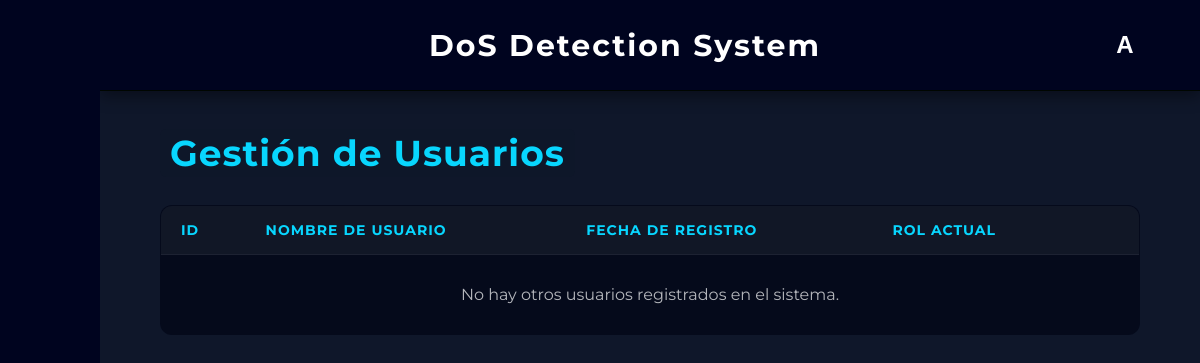
The page /admin/usuarios (signed in) on the database as committed earlier.
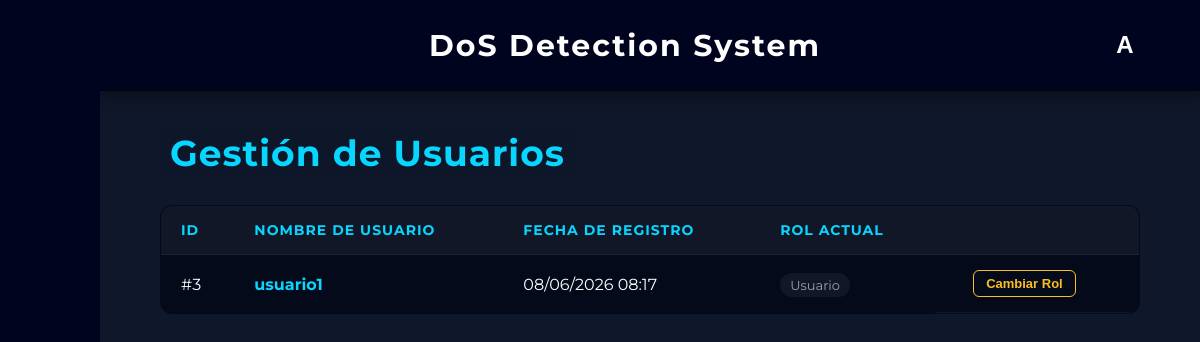
The same page on the database as committed later.
### app/models.py (models this page shows, shortened)
class User(db.Model):
    __tablename__ = 'usuarios'
    id = db.Column(db.Integer, primary_key=True)
    username = db.Column(db.String(50), unique=True, nullable=False)
    password_hash = db.Column(db.String(256), nullable=False)
    fecha_registro = db.Column(db.DateTime, default=datetime.now(pytz.timezone('Europe/Madrid')))
    is_admin = db.Column(db.Boolean, default=False)

### app/routes/pages/admin.py (the view)
@admin_bp.route("/admin/usuarios")
@admin_required
def gestion_usuarios():
    current_admin_id = session.get('user_id')
    usuarios = User.query.filter(User.id != current_admin_id).all()
    return render_template("admin_usuarios.html", usuarios=usuarios)

### app/routes/pages/admin.py (called while the page is built)
def admin_required(f):
    @wraps(f)
    def decorated_function(*args, **kwargs):
        if not session.get('is_admin'):
            flash("Acceso denegado. Se requieren permisos de administrador.", "error")
            return redirect(url_for('dashboard.dashboard'))
        return f(*args, **kwargs)
    return decorated_function

### app/templates/admin_usuarios.html (shortened to what this page needs)
{% extends "base.html" %}
{% block content %}
<div style="padding: 40px 60px;">
    <h2><span style="color: #08d6fe; background-color: #0f172ad3; padding: 2px 10px; border-radius: 6px; margin-bottom: 30px; font-size: 36px; letter-spacing: 1px;">Gestión de Usuarios</span></h2>
    <table class="glass-table" style="margin-top: 30px;">
        <thead>
            <tr>
                <th>ID</th>
                <th>Nombre de Usuario</th>
                <th>Fecha de Registro</th>
                <th>Rol Actual</th>
                <th style="text-align: center;"> </th>
            </tr>
        </thead>
        <tbody>
            {% for u in usuarios %}
            <tr>
                <td>#{{ u.id }}</td>
                <td>
                    <a href="{{ url_for('admin.ver_detalles', user_id=u.id) }}" style="color: #08d6fe; text-decoration: none; font-weight: bold; transition: color 0.2s;" onmouseover="this.style.color='#ffffff'" onmouseout="this.style.color='#08d6fe'">
                         {{ u.username }}
                    </a>
                </td>
                <td>{{ u.fecha_registro.strftime('%d/%m/%Y %H:%M') if u.fecha_registro else '---' }}</td>
                <td>
                    {% if u.is_admin %}
                        <span style="color: #ef4444; font-weight: bold; background: rgba(239, 68, 68, 0.1); padding: 4px 10px; border-radius: 20px; border: 1px solid #ef4444; font-size: 13px;">ADMIN</span>
                    {% else %}
                        <span style="color: #9ca3af; background: rgba(255, 255, 255, 0.05); padding: 4px 10px; border-radius: 20px; font-size: 13px;">Usuario</span>
                    {% endif %}
                </td>
                <td style="text-align: center; display: flex; justify-content: center; gap: 15px; align-items: center;">
                    <form action="{{ url_for('admin.toggle_admin', user_id=u.id) }}" method="POST" style="margin: 0;">
                        <button type="submit" style="background: transparent; color: #fbbf24; border: 1px solid #fbbf24; padding: 5px 12px; border-radius: 6px; font-size: 13px; font-weight: bold; cursor: pointer; transition: all 0.2s;" onmouseover="this.style.background='rgba(251, 191, 36, 0.1)'" onmouseout="this.style.background='transparent'">
                             Cambiar Rol
                        </button>
                    </form>
                </td>
            </tr>
            {% else %}
            <tr>
                <td colspan="5" style="text-align: center; padding: 30px; opacity: 0.7;">No hay otros usuarios registrados en el sistema.</td>
            </tr>
            {% endfor %}
        </tbody>
    </table>
</div>
{% endblock %}

### app/templates/base.html (shortened to what this page needs)
<!DOCTYPE html>
<html lang="en">
<head>
    <link rel='stylesheet' href='https://cdn-uicons.flaticon.com/2.2.0/uicons-regular-rounded/css/uicons-regular-rounded.css'>
    <link rel='stylesheet' href='https://cdn-uicons.flaticon.com/2.2.0/uicons-thin-rounded/css/uicons-thin-rounded.css'>
    <link rel="stylesheet" href="{{ url_for('static', filename='css/style.css') }}">
</head>
<body class="body-home">
    {% if request.endpoint not in ['main.index', 'auth.login', 'auth.register'] %}
        <div class="app-layout">
            <aside class="sidebar" id="appSidebar">
                <div class="sidebar-top">
                    <button class="side-btn hamburger" onclick="toggleSidebar()">
                    </button>
                </div>
                <div class="sidebar-middle">
                    <button class="side-btn" onclick="location.href='/dashboard'" title="Inicio">
                    </button>
                    <button class="side-btn" onclick="location.href='/dispositivos'" title="Dispositivos">
                    </button>
                    <button class="side-btn" onclick="location.href='/modelos'" title="Modelos">
                    </button>
                </div>
            </aside>
            <main class="main-content">
                <header class="app-header">
                    <div class="app-title">
                        <a href="{{ url_for('dashboard.dashboard') }}" style="text-decoration: none;">
                            <h2>DoS Detection System</h2>
                        </a>
                    </div>
                    <div class="user-menu-container">
                        <button class="user-btn" onclick="toggleDropdown()">
                            {% if session.get('guest') %}
                                I
                            {% elif session.get('username') %}
                                {{ session.get('username')[0] | upper }}
                            {% else %}
                                U
                            {% endif %}
                        </button>
                    </div>
                </header>
                <div style="height: calc(100vh - 90px); overflow-y: auto;">
    {% else %}
        <div class="{% block container_class %}container{% endblock %}">
    {% endif %}
        {% block content %}{% endblock %}
    {% if request.endpoint not in ['main.index', 'auth.login', 'auth.register'] %}
                </div>
            </main>
        </div>
    {% else %}
        </div>
    {% endif %}
</body>
</html>

### app/static/css/style.css (style rules this page uses)
* { margin: 0; padding: 0; box-sizing: border-box; }
body { font-family: 'Montserrat'; background-color: #0f172a; color: #e5e7eb; }
button { background-color: #013d76; color: white; border: none; padding: 10px 15px; border-radius: 8px; cursor: pointer; margin-right: 10px; font-weight: bold; }
.body-home { background-image: url('../img/fondo.png'); background-size: cover; background-position: center; background-repeat: no-repeat; background-attachment: fixed; margin: 0; height: 100vh; }
.app-layout { display: flex; height: 100vh; width: 100%; }
.main-content { flex-grow: 1; display: flex; flex-direction: column; padding: 0; }
.sidebar { width: 100px; flex-shrink: 0; background-color: #00041f; border-radius: 0; display: flex; flex-direction: column; align-items: flex-start; justify-content: space-between; padding: 40px 0 40px 22.5px; z-index: 10; transition: width 0.3s ease; }
.sidebar-middle { display: flex; flex-direction: column; gap: 25px; }
.side-btn { width: 55px; height: 55px; border: none; background-color: transparent; color: white; font-size: 22px; font-weight: bold; cursor: pointer; display: flex; align-items: center; justify-content: flex-start; padding-left: 15px; transition: width 0.3s ease, transform 0.2s, color 0.2s; box-shadow: none; overflow: hidden; white-space: nowrap; }
.side-btn.hamburger { font-size: 20px; font-weight: normal; }
.app-header { background-color: #00041f !important; border-bottom: 1px solid #000600 !important; display: flex; justify-content: space-between; align-items: center; padding: 20px 50px; box-shadow: 0 5px 15px rgba(0,0,0,0.4); z-index: 5; }
.app-title { flex-grow: 1; text-align: center; background: transparent !important; border: none !important; box-shadow: none !important; }
.app-title h2 { color: white; margin: 0; font-size: 30px; font-weight: 700; letter-spacing: 2px; text-shadow: none; }
.user-menu-container { position: relative; display: inline-block; }
.user-btn { width: 50px; height: 50px; background-color: transparent; border: none; color: white; font-size: 24px; font-weight: bold; margin-right: 0; cursor: pointer; display: flex; align-items: center; justify-content: center; transition: color 0.2s ease, transform 0.2s ease; }
header { background-color: #020617; padding: 15px; text-align: center; border-bottom: 1px solid #1f2937; }
.glass-table { width: 100%; border-collapse: collapse; background-color: rgba(2, 6, 23, 0.726); border: 1px solid rgba(255, 255, 255, 0.1); border-radius: 12px; overflow: hidden; color: white; }
.glass-table th, .glass-table td { padding: 15px 20px; text-align: left; border-bottom: 1px solid rgba(255, 255, 255, 0.05); }
.glass-table th { background-color: rgba(255, 255, 255, 0.05); font-weight: bold; color: #08d6fe; text-transform: uppercase; font-size: 14px; letter-spacing: 1px; }

Rows that differ between the two databases and show on the page:
added User: id "3", username "usuario1", fecha_registro "08/06/2026 08:17", is_admin "Usuario"
Other text that changed with them:
text no longer shown: "No hay otros usuarios registrados en el sistema."
